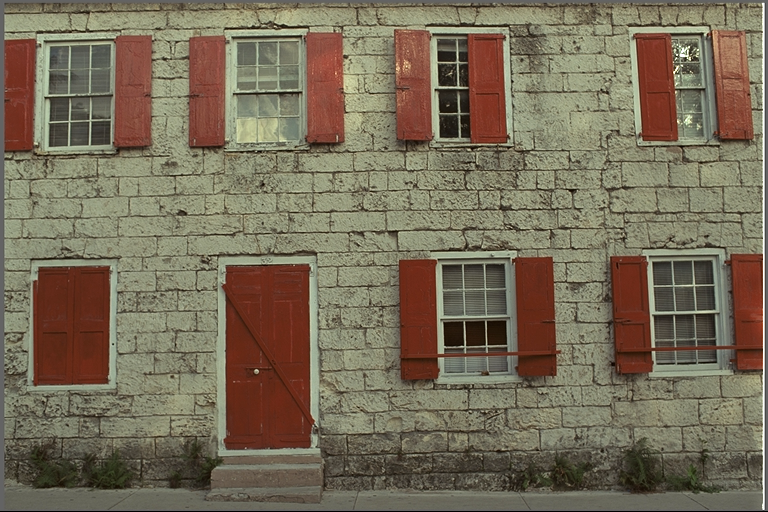
#> input picture sphota/presentation/assets/kodak_original.png, 768 x 512 px; its folder holds only this picture in this run
$ python -i features.py   (imports and definitions only)   (older library calls are emulated)
#> lines starting #> are read from the running program, lines starting #| are printed output that depends on the picture
#> further down, picture is the input picture: PIL image 768x512 RGB; mean R, G, B 119.8, 108.7, 88.4
"""Image complexity features (reused for rate control, hallucination risk and the recommender)."""
import io
from concurrent.futures import ProcessPoolExecutor
from pathlib import Path

import cv2
import numpy as np
import pandas as pd
from PIL import Image

ROOT = Path(__file__).resolve().parents[2]
PROC = ROOT / "data" / "processed"
FEATURES = ["grad_mean", "lap_var", "entropy", "edge_density", "colorfulness", "brightness", "jpeg50_bpp"]


def jpeg_bpp(img: Image.Image, quality: int) -> float:
    buf = io.BytesIO()
    img.convert("RGB").save(buf, "JPEG", quality=quality)
    return buf.tell() * 8 / (img.width * img.height)


def image_features(img: Image.Image) -> dict:
    """The seven Step-5 features of a PIL image (computed at native resolution)."""
    img = img.convert("RGB")
    rgb = np.asarray(img)
    g8 = cv2.cvtColor(rgb, cv2.COLOR_RGB2GRAY)
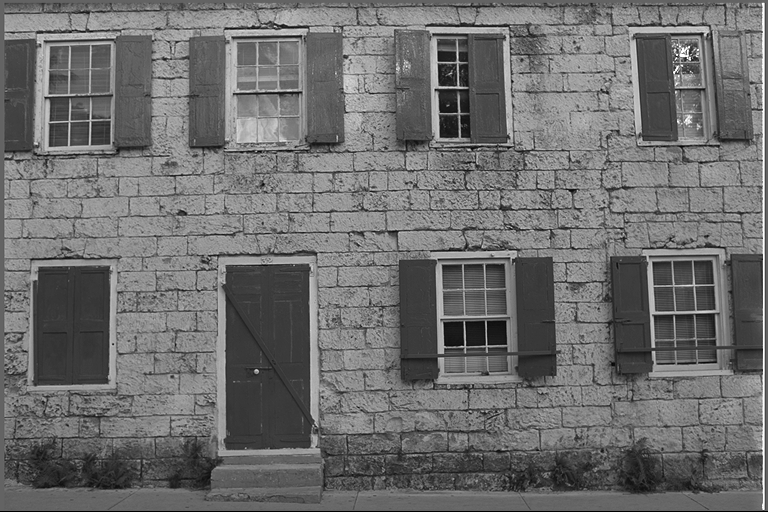
#> g8: shape (512, 768); min 0, max 255, mean 109.7
    g = g8.astype(np.float32)
    gx, gy = cv2.Sobel(g, cv2.CV_32F, 1, 0), cv2.Sobel(g, cv2.CV_32F, 0, 1)
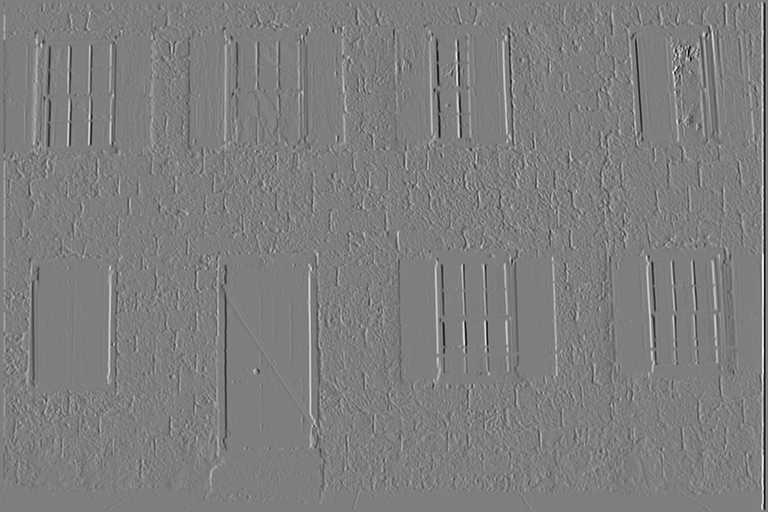
#> gx: shape (512, 768) float32; min -853, max 862, mean 0; drawn with min black and max white
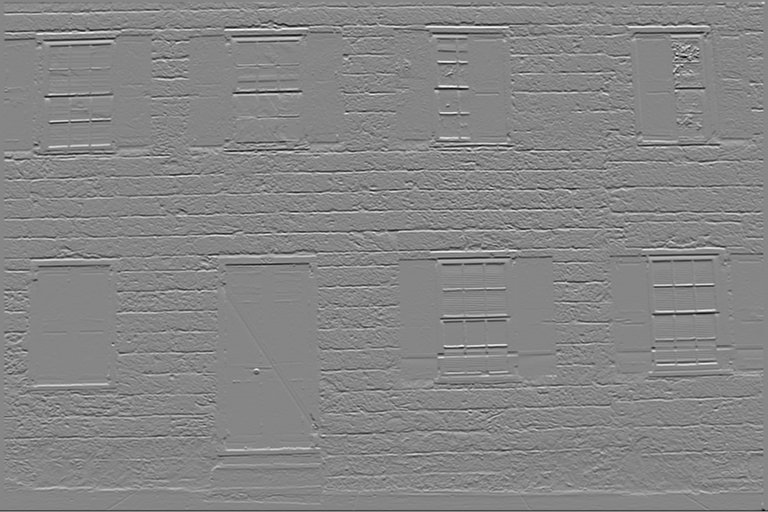
#> gy: shape (512, 768) float32; min -854, max 768, mean -0.8; drawn with min black and max white
    grad = np.sqrt(gx ** 2 + gy ** 2)
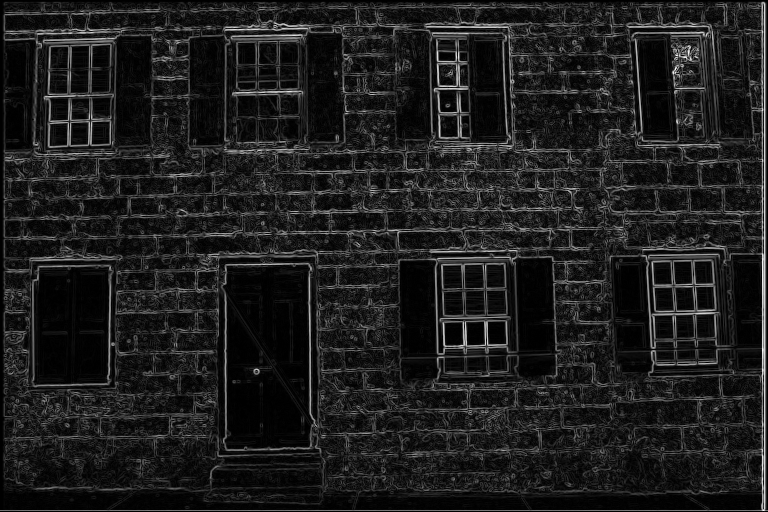
#> grad: shape (512, 768) float32; min 0, max 876.7, mean 102.8; drawn with min black and max white
    hist = np.bincount(g8.ravel(), minlength=256) / g8.size
#> hist = 256 values, max 0.0232 at index 99, min 0 at index 5, mean 0.00391
    ent = -np.sum(hist[hist > 0] * np.log2(hist[hist > 0]))
#> ent = 7.16
    edges = cv2.Canny(g8, 100, 200)
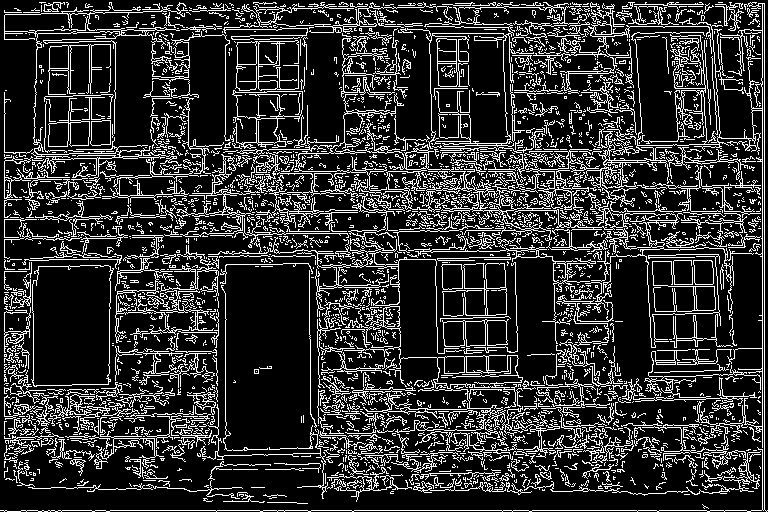
#> edges: shape (512, 768); 19.2% white in thin lines or dots
    f = rgb.astype(np.float32)                    # float: uint8 subtraction would wrap around
    rg, yb = f[..., 0] - f[..., 1], 0.5 * (f[..., 0] + f[..., 1]) - f[..., 2]
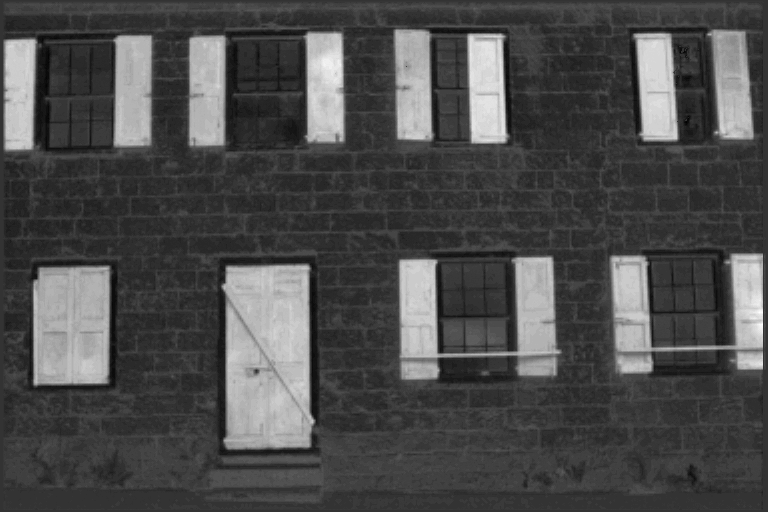
#> rg: shape (512, 768) float32; min -23, max 90, mean 11; drawn with min black and max white
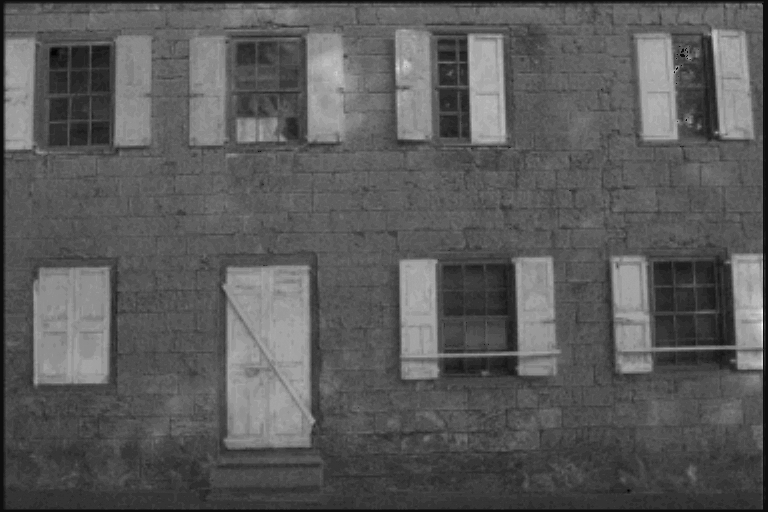
#> yb: shape (512, 768) float32; min -5, max 82, mean 25.9; drawn with min black and max white
    colorful = np.sqrt(rg.std() ** 2 + yb.std() ** 2) + 0.3 * np.sqrt(rg.mean() ** 2 + yb.mean() ** 2)
#> colorful = 34.11
    return {
        "grad_mean": float(grad.mean()),
        "lap_var": float(cv2.Laplacian(g, cv2.CV_32F).var()),
        "entropy": float(ent),
        "edge_density": float((edges > 0).mean()),
        "colorfulness": float(colorful),
        "brightness": float(g.mean()),
        "jpeg50_bpp": jpeg_bpp(img, 50),
    }


def _row(args):
    path, role, dataset = args
    try:
        img = Image.open(ROOT / path).convert("RGB")
        r = image_features(img)
        r["jpeg10_bpp"] = jpeg_bpp(img, 10)       # regression target for the size predictor
        r.update(path=path, role=role, dataset=dataset, w=img.width, h=img.height, ok=True)
    except Exception as e:
        r = dict(path=path, role=role, dataset=dataset, ok=False, error=str(e))
    return r


def extract_all(out_csv=PROC / "features.csv", workers=3, batch=300) -> pd.DataFrame:
    """Features for every image in the split lists. Resumable: already-done paths are skipped."""
    roles = {}
    for p in sorted(PROC.glob("*.txt")):
        for line in p.read_text().splitlines():      # NOT .split(): CLIC file names contain spaces
            if line.strip():
                roles[line.strip()] = p.stem
    meta = pd.read_csv(PROC / "meta.csv", usecols=["path", "dataset"]).set_index("path")["dataset"].to_dict()
    df = pd.read_csv(out_csv) if Path(out_csv).exists() else pd.DataFrame()
    if len(df):                                       # drop failed rows and rows no longer in any split list
        df = df[df["ok"].astype(bool) & df["path"].isin(roles)].reset_index(drop=True)
    done = set(df["path"]) if len(df) else set()
    todo = [(p, r, meta.get(p, "")) for p, r in roles.items() if p not in done]
    if todo:
        print(f"Extracting features for {len(todo)} images ({len(done)} cached) ...", flush=True)
    for i in range(0, len(todo), batch):
        with ProcessPoolExecutor(workers, max_tasks_per_child=50) as ex:
            rows = list(ex.map(_row, todo[i:i + batch], chunksize=4))
        df = pd.concat([df, pd.DataFrame(rows)], ignore_index=True)
        df.to_csv(out_csv, index=False)
        print(f"  features {min(i + batch, len(todo))}/{len(todo)}", flush=True)
    return df

>>> from PIL import Image
>>> picture = Image.open('../../presentation/assets/kodak_original.png')
>>> result = image_features(picture)
#> result = {'grad_mean': 102.8, 'lap_var': 2368.1, 'entropy': 7.16, 'edge_density': 0.192, 'colorfulness': 34.11, 'brightness': 109.7, 'jpeg50_bpp': 1.26}

$ run again, on sphota/presentation/assets/diffusion_forward.png
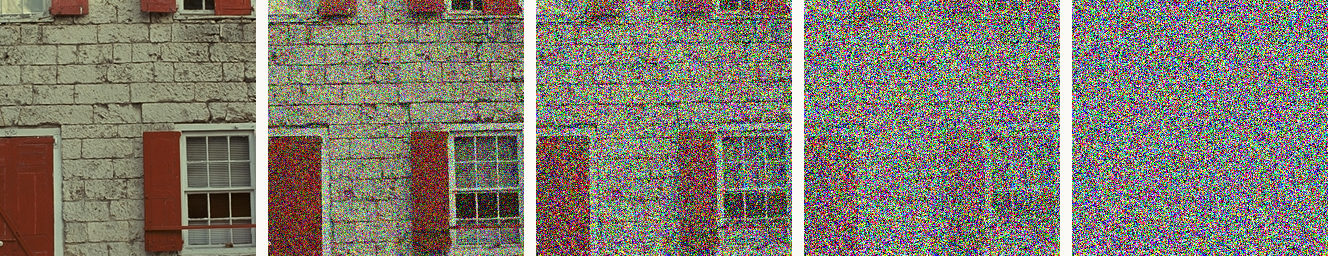
#> input picture sphota/presentation/assets/diffusion_forward.png, 1328 x 256 px
#> picture is the input picture: PIL image 1328x256 RGB; mean R, G, B 128, 122.6, 111.5
#> hist = 256 values, max 0.0366 at index 250, min 0.000276 at index 253, mean 0.00391
#> ent = 7.69
#> in image_features, `edges = cv2.Canny(g8, 100, 200)`:
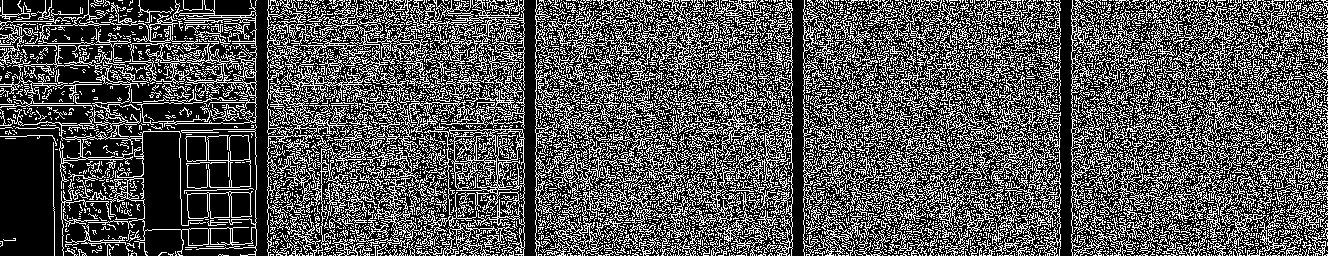
#> edges: shape (256, 1328); 32.9% white in thin lines or dots
#> in image_features, `rg, yb = f[..., 0] - f[..., 1], 0.5 * (f[..., 0] + f[..., 1]) - f[...,..`:
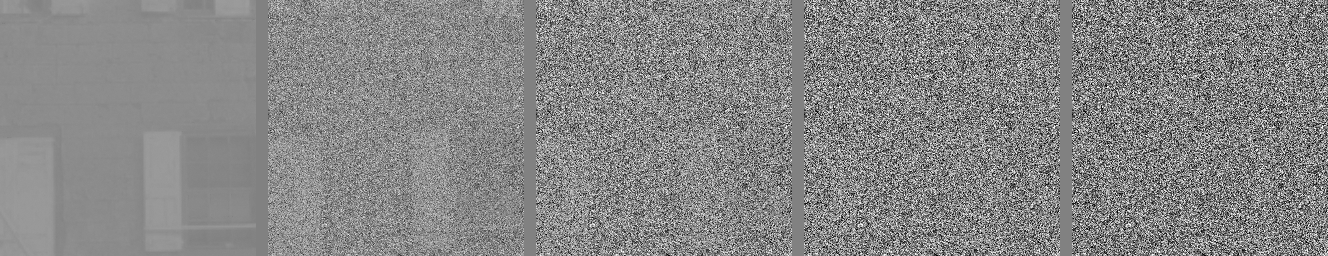
#> yb: shape (256, 1328) float32; min -255, max 255, mean 13.8; drawn with min black and max white
#> colorful = 133.9
#> result = {'grad_mean': 209.3, 'lap_var': 43502.5, 'entropy': 7.69, 'edge_density': 0.329, 'colorfulness': 133.9, 'brightness': 122.9, 'jpeg50_bpp': 2.9}
